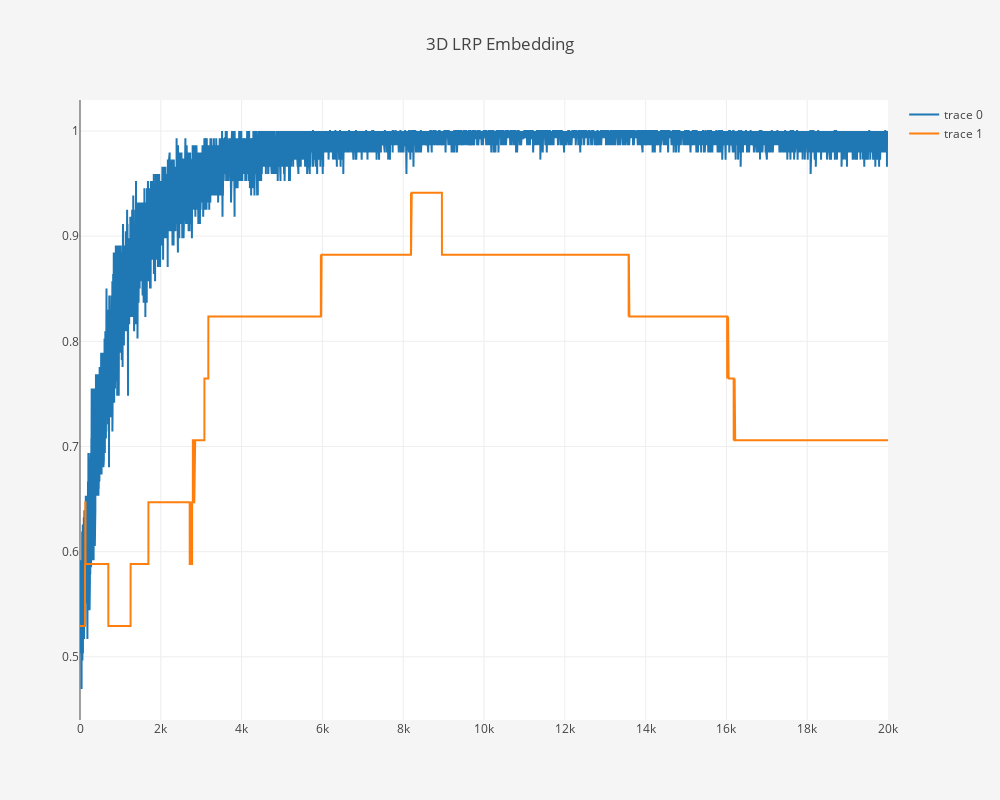

The cell this chart's notebook holds for it:
### Code cell
layout = go.Layout(
        title="3D LRP Embedding",
        autosize=False,
        width=1000,
        height=800,
        paper_bgcolor='#F5F5F5',
    #     template="plotly"
)

# data=[emb3d]

fig = go.Figure(layout=layout)

accs = history.history['acc']
val_accs = history.history['val_acc']
epochs = [x for x in range(0,len(accs))]

fig.add_trace(
    go.Scatter(x=epochs, y=accs)
)

fig.add_trace(
    go.Scatter(x=epochs, y=val_accs)
)

iplot(fig, filename='lrp-3d-scatter.html')

### Figure 1 — Plotly figure (JSON) as saved in the notebook; plotly's stock layout.template omitted (floating-point values rounded to 4 significant figures; data arrays with more than 128 entries replaced by an {"elided": "..."} marker saying what was removed)
{"data": [{"type": "scatter", "uid": "c59ed95c-1b35-4146-8b81-8e7dfa92d17c", "x": {"elided": "20000 int values"}, "y": {"elided": "20000 float values"}}, {"type": "scatter", "uid": "64118324-fcfc-4cdb-90ee-3d414104a9ab", "x": {"elided": "20000 int values"}, "y": {"elided": "20000 float values"}}], "layout": {"autosize": false, "height": 800, "paper_bgcolor": "#F5F5F5", "title": {"text": "3D LRP Embedding"}, "width": 1000, "xaxis": {"autorange": true, "range": [0, 19999], "type": "linear"}, "yaxis": {"autorange": true, "range": [0.4399, 1.029], "type": "linear"}}}
